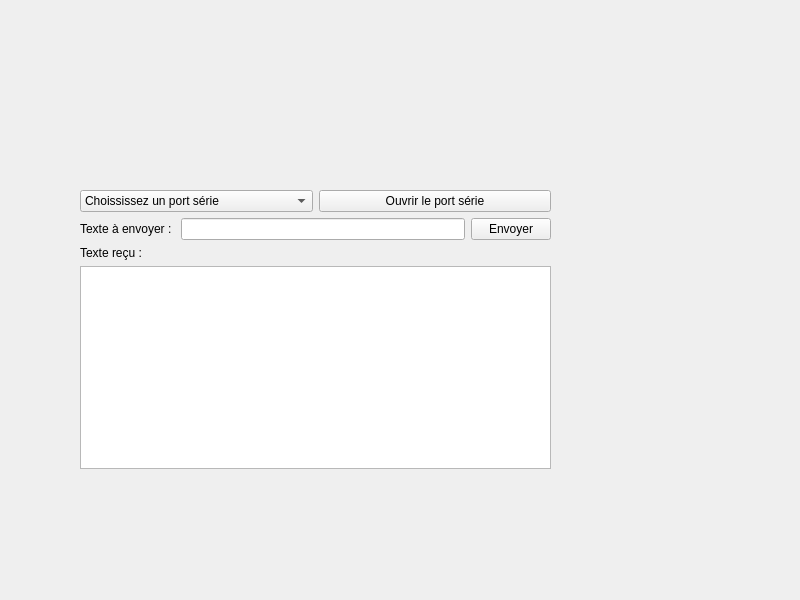
<?xml version="1.0" encoding="UTF-8"?>
<ui version="4.0">
 <class>LiaisonSerie</class>
 <widget class="QWidget" name="LiaisonSerie">
  <property name="geometry">
   <rect>
    <x>0</x>
    <y>0</y>
    <width>800</width>
    <height>600</height>
   </rect>
  </property>
  <property name="windowTitle">
   <string>LiaisionSerie</string>
  </property>
  <widget class="QWidget" name="layoutWidget">
   <property name="geometry">
    <rect>
     <x>80</x>
     <y>190</y>
     <width>471</width>
     <height>279</height>
    </rect>
   </property>
   <layout class="QGridLayout" name="gridLayout">
    <item row="0" column="0">
     <layout class="QHBoxLayout" name="horizontalLayout">
      <item>
       <widget class="QComboBox" name="comboBoxPort">
        <item>
         <property name="text">
          <string>Choississez un port série</string>
         </property>
        </item>
       </widget>
      </item>
      <item>
       <widget class="QPushButton" name="pushButtonOuvrir">
        <property name="text">
         <string>Ouvrir le port série</string>
        </property>
       </widget>
      </item>
     </layout>
    </item>
    <item row="1" column="0">
     <layout class="QHBoxLayout" name="horizontalLayout_2">
      <item>
       <widget class="QLabel" name="label">
        <property name="text">
         <string>Texte à envoyer : </string>
        </property>
       </widget>
      </item>
      <item>
       <widget class="QLineEdit" name="lineEdit"/>
      </item>
      <item>
       <widget class="QPushButton" name="pushButtonEnvoyer">
        <property name="text">
         <string>Envoyer</string>
        </property>
       </widget>
      </item>
     </layout>
    </item>
    <item row="2" column="0">
     <layout class="QVBoxLayout" name="verticalLayout">
      <item>
       <widget class="QLabel" name="label_2">
        <property name="text">
         <string>Texte reçu :</string>
        </property>
       </widget>
      </item>
      <item>
       <widget class="QTextEdit" name="textEdit"/>
      </item>
     </layout>
    </item>
   </layout>
  </widget>
 </widget>
 <resources/>
 <connections/>
</ui>
